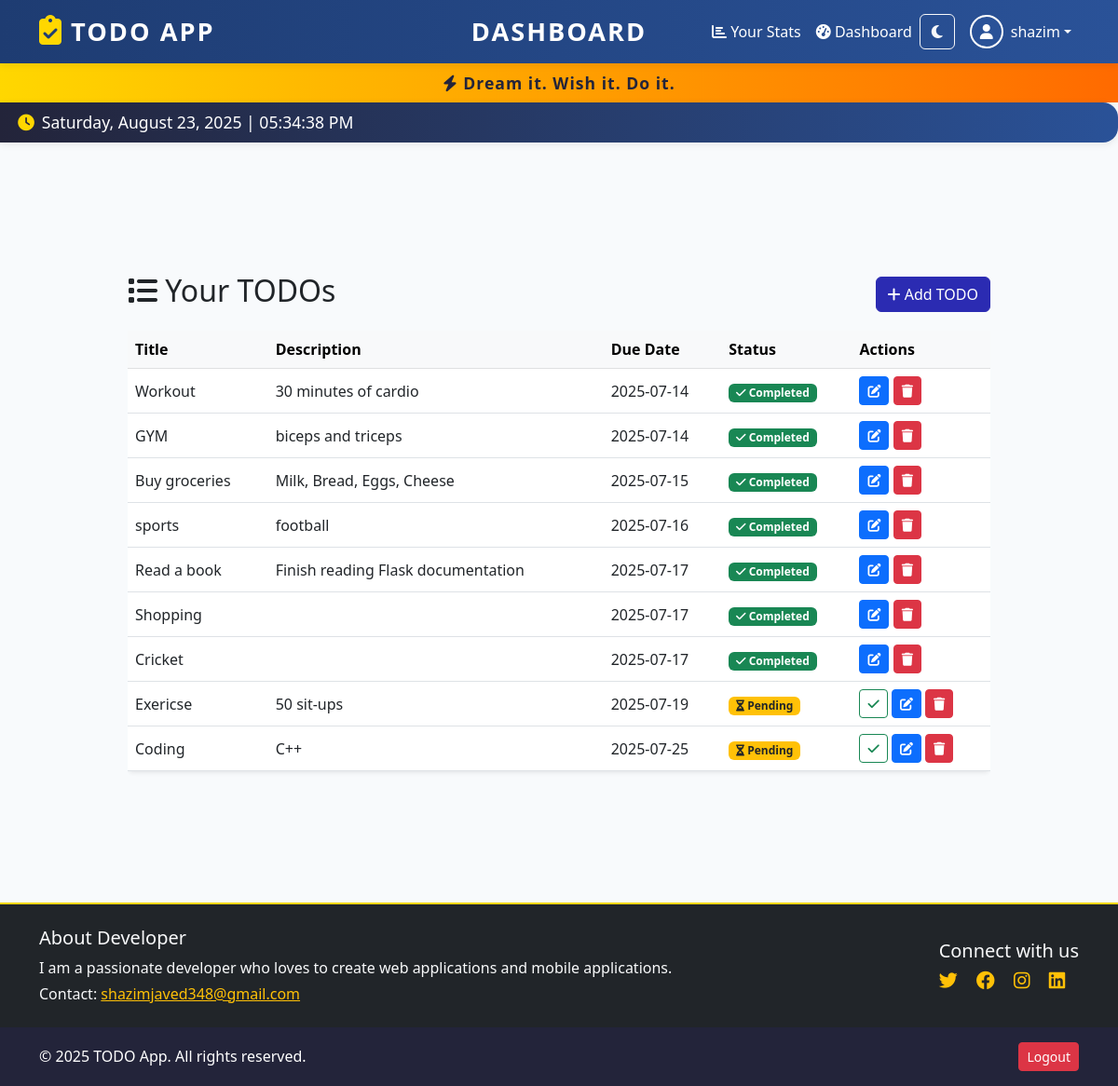
Screenshot of / (signed in) with the database file from the repository.
### app/models.py (models this page shows, shortened)
class User(UserMixin, db.Model):
    id = db.Column(db.Integer, primary_key=True)
    username = db.Column(db.String(64), unique=True, nullable=False)
    email = db.Column(db.String(120), unique=True, nullable=False)
    password_hash = db.Column(db.String(128), nullable=False)

class TODO(db.Model):
    id = db.Column(db.Integer, primary_key=True)
    title = db.Column(db.String(100), nullable=False)
    description = db.Column(db.Text, nullable=True)
    due_date = db.Column(db.Date, nullable=False)
    status = db.Column(db.String(20), nullable=False, default='Pending')

### app/routes.py (the view)
@todo_bp.route('/')
@login_required
def index():
    todos = TODO.query.order_by(TODO.due_date).all()
    return render_template('todo/list.html', todos=todos)

### app/__init__.py (called while the page is built)
def create_app():
    app = Flask(__name__)
    app.config.from_object(Config)
    csrf.init_app(app)
    db.init_app(app)
    migrate.init_app(app, db)
    login_manager.init_app(app)
    login_manager.login_view = 'todo.login'
    from .models import User
    @login_manager.user_loader
    def load_user(user_id):
        return User.query.get(int(user_id))
    @app.context_processor
    def inject_now():
        return {'now': datetime.now()}
    from .routes import todo_bp
    app.register_blueprint(todo_bp)
    return app

### app/templates/todo/list.html (shortened to what this page needs)
{% extends 'base.html' %}
{% block content %}
<div class="row justify-content-center">
  <div class="col-lg-10">
    <div class="d-flex justify-content-between align-items-center mb-3">
      <h2><i class="fa-solid fa-list"></i> Your TODOs</h2>
      <a href="/add" class="btn btn-add-todo"><i class="fa fa-plus"></i> Add TODO</a>
    </div>
    <div class="table-responsive">
      <table class="table table-hover align-middle bg-white rounded shadow-sm">
        <thead class="table-light">
          <tr>
            <th>Title</th>
            <th>Description</th>
            <th>Due Date</th>
            <th>Status</th>
            <th>Actions</th>
          </tr>
        </thead>
        <tbody>
        {% for todo in todos %}
          <tr>
            <td>{{ todo.title }}</td>
            <td>{{ todo.description }}</td>
            <td>{{ todo.due_date.strftime('%Y-%m-%d') }}</td>
            <td>
              {% if todo.status == 'Completed' %}
                <span class="badge bg-success"><i class="fa fa-check"></i> Completed</span>
              {% else %}
                <span class="badge bg-warning text-dark"><i class="fa fa-hourglass-half"></i> Pending</span>
              {% endif %}
            </td>
            <td>
              {% if todo.status != 'Completed' %}
              <form action="/complete/{{ todo.id }}" method="post" style="display:inline;">
                <button class="btn btn-sm btn-outline-success" title="Mark as completed"><i class="fa fa-check"></i></button>
              </form>
              {% endif %}
              <a href="/edit/{{ todo.id }}" class="btn btn-sm btn-primary" title="Edit"><i class="fa fa-edit"></i></a>
              <form action="/delete/{{ todo.id }}" method="post" style="display:inline;" onsubmit="return confirmDelete();">
                <button class="btn btn-sm btn-danger" title="Delete"><i class="fa fa-trash"></i></button>
              </form>
            </td>
          </tr>
        {% else %}
          <tr><td colspan="5" class="text-center">No TODOs yet. Add one!</td></tr>
        {% endfor %}
        </tbody>
      </table>
    </div>
  </div>
</div>
{% endblock %}

### app/templates/base.html (shortened to what this page needs)
<!DOCTYPE html>
<html lang="en">
<head>
    <link href="https://cdn.jsdelivr.net/npm/bootstrap@5.3.0/dist/css/bootstrap.min.css" rel="stylesheet">
    <link rel="stylesheet" href="https://cdnjs.cloudflare.com/ajax/libs/font-awesome/6.4.0/css/all.min.css">
</head>
<body style="min-height: 100vh; display: flex; flex-direction: column;">
<nav class="navbar navbar-expand-lg">
  <div class="container position-relative">
    <a class="navbar-brand d-none d-lg-flex align-items-center" href="/">
      <span class="navbar-logo me-2"><i class="fa-solid fa-clipboard-check"></i></span>
      TODO APP
    </a>
    <span class="centered-title d-none d-lg-block">
      {% if request.path == '/your-stats' %} STATICS {% else %} DASHBOARD {% endif %}
    </span>
    <div class="collapse navbar-collapse justify-content-end" id="navbarNav">
      <ul class="navbar-nav ms-auto align-items-center">
        <li class="nav-item">
          <a class="nav-link" href="/your-stats"><i class="fa fa-chart-bar"></i> Your Stats</a>
        </li>
        <li class="nav-item">
          <a class="nav-link" href="/"><i class="fa fa-tachometer-alt"></i> Dashboard</a>
        </li>
        <li class="nav-item me-2">
          <button id="theme-toggle" class="btn btn-outline-light" title="Toggle light/dark mode">
            <i id="theme-toggle-icon" class="fa fa-moon"></i>
          </button>
        </li>
        {% if not current_user.is_authenticated %}
          <li class="nav-item">
            <a class="nav-link" href="/signup"><i class="fa fa-user-plus"></i> Sign Up</a>
          </li>
          <li class="nav-item">
            <a class="nav-link" href="/login"><i class="fa fa-sign-in-alt"></i> Log In</a>
          </li>
        {% else %}
          <li class="nav-item dropdown">
            <a class="nav-link dropdown-toggle d-flex align-items-center" href="#" id="userDropdown" role="button" data-bs-toggle="dropdown" aria-expanded="false">
              {% if current_user.avatar_url %}
                <img src="{{ current_user.avatar_url }}" alt="avatar" class="avatar me-2">
              {% else %}
                <span class="avatar me-2 d-flex align-items-center justify-content-center" style="background:#2a5298;"><i class="fa fa-user"></i></span>
              {% endif %}
              {{ current_user.username }}
            </a>
          </li>
        {% endif %}
      </ul>
    </div>
  </div>
</nav>
{% set motivational_quotes = [
    "You are stronger than you think.",
    "Every day is a new beginning.",
    "Small steps every day lead to big results.",
    "Your future is created by what you do today.",
    "Push yourself, because no one else is going to do it for you.",
    "Dream it. Wish it. Do it.",
    "Doubt kills more dreams than failure ever will.",
    "Stay positive, work hard, make it happen.",
    "Success is the sum of small efforts, repeated day in and day out.",
    "You have the power to change your story."
] %}
{% set random_quote = (motivational_quotes|random) %}
<div class="motivation-bar text-center py-2" style="background: linear-gradient(90deg, #ffd700 0%, #ff6a00 100%); color: #23243a; font-weight: bold; font-size: 1.1rem; letter-spacing: 1px; box-shadow: 0 2px 8px rgba(0,0,0,0.05);">
    <span><i class="fa fa-bolt"></i> {{ random_quote }}</span>
</div>
<div id="clock-bar" class="d-flex align-items-center" style="min-width: 270px; margin-bottom: 1rem; padding: 0.5rem 1.2rem 0.5rem 1.2rem; background: linear-gradient(90deg, #23243a 0%, #2a5298 100%); color: #fff; border-radius: 0 1rem 1rem 0; box-shadow: 0 2px 8px rgba(0,0,0,0.08); font-size: 1.1rem; font-weight: 500;">
  <i class="fa fa-clock me-2" style="color: #ffd700;"></i>
  <span id="clock-time">{{ now.strftime('%A, %B %d, %Y') }} | {{ now.strftime('%I:%M:%S %p') }}</span>
</div>
<div aria-live="polite" aria-atomic="true" class="position-fixed top-0 end-0 p-3" style="z-index: 1080;">
</div>
<div class="centered-wrapper" style="flex: 1 0 auto;">
    <div class="container">
        {% block content %}{% endblock %}
    </div>
</div>
<div class="pre-footer bg-dark text-light py-4" style="border-top: 2px solid #ffd700;">
  <div class="container d-flex flex-column flex-md-row justify-content-between align-items-center">
    <div class="mb-3 mb-md-0">
      <h5>About Developer</h5>
      <p class="mb-1">I am a passionate developer who loves to create web applications and mobile applications.</p>
      <p class="mb-0">Contact: <a href="mailto:shazimjaved348@gmail.com" class="text-warning">shazimjaved348@gmail.com</a></p>
    </div>
    <div>
      <h5>Connect with us</h5>
      <a href="https://twitter.com/yourhandle" class="text-warning me-3" target="_blank"><i class="fab fa-twitter fa-lg"></i></a>
      <a href="https://facebook.com/yourhandle" class="text-warning me-3" target="_blank"><i class="fab fa-facebook fa-lg"></i></a>
      <a href="https://instagram.com/yourhandle" class="text-warning me-3" target="_blank"><i class="fab fa-instagram fa-lg"></i></a>
      <a href="linkedin.com/in/shazim-javed-095472325" class="text-warning" target="_blank"><i class="fab fa-linkedin fa-lg"></i></a>
    </div>
  </div>
</div>
<footer class="footer mt-auto py-3" style="background: #23243a; color: #fff; width:100%; z-index:100; flex-shrink: 0;">
  <div class="container d-flex justify-content-between align-items-center">
    <span style="color: #fff;">&copy; {{ current_year or 2025 }} TODO App. All rights reserved.</span>
    {% if current_user.is_authenticated %}
      <a href="/logout" class="btn btn-danger btn-sm">Logout</a>
    {% endif %}
  </div>
</footer>
</body>
</html>

### app/templates/base.html (style rules this page uses)
body { background: #f8fafc; }
.navbar { background: linear-gradient(90deg, #1e3c72 0%, #2a5298 100%); box-shadow: 0 2px 8px rgba(0,0,0,0.08); }
.navbar-brand { font-weight: bold; font-size: 1.7rem; letter-spacing: 2px; }
.nav-link, .navbar-brand, .dropdown-item { color: #fff !important; }
.navbar .centered-title { position: absolute; left: 50%; transform: translateX(-50%); color: #fff; font-size: 1.7rem; font-weight: bold; letter-spacing: 2px; }
.avatar { width: 36px; height: 36px; border-radius: 50%; object-fit: cover; border: 2px solid #fff; background: #ac0808; display: inline-block; }
.centered-wrapper { min-height: 100vh; display: flex; flex-direction: column; justify-content: center; align-items: center; }
.navbar-logo i { font-size: 2rem; color: #ffd700; }
.btn-add-todo { background-color: #2b2bb2 !important; border-color: #2b2bb2 !important; color: #fff !important; }
.container { opacity: 0; animation: fadeIn 1s ease 0.2s forwards; }
.btn, .btn-add-todo, .btn-primary, .btn-outline-light { transition: transform 0.15s cubic-bezier(.4,2,.6,1), box-shadow 0.15s; }

### rows the page displays
User: username "shazim"
TODO: title "Workout", description "30 minutes of cardio", due_date "2025-07-14", status "Completed" (drawn)
TODO: title "GYM", description "biceps and triceps", due_date "2025-07-14", status "Completed" (drawn)
TODO: title "Buy groceries", description "Milk, Bread, Eggs, Cheese", due_date "2025-07-15", status "Completed" (drawn)
TODO: title "sports", description "football", due_date "2025-07-16", status "Completed" (drawn)
TODO: title "Read a book", description "Finish reading Flask documentation", due_date "2025-07-17", status "Completed" (drawn)
TODO: title "Shopping", due_date "2025-07-17", status "Completed" (drawn)
TODO: title "Cricket", due_date "2025-07-17", status "Completed" (drawn)
TODO: title "Exericse", description "50 sit-ups", due_date "2025-07-19", status "Pending" (drawn)
TODO: title "Coding", description "C++", due_date "2025-07-25", status "Pending" (drawn)

### other values shown
{{ current_year or 2025 }} "2025"
